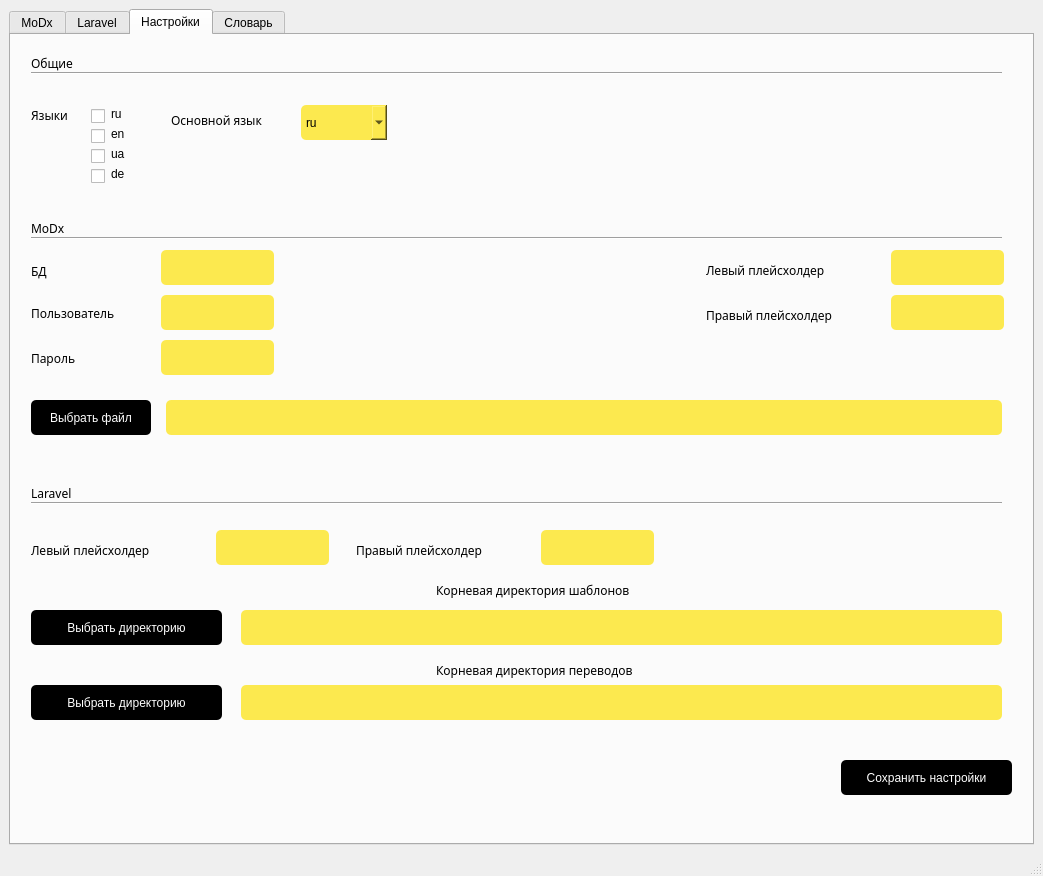
<?xml version="1.0" encoding="UTF-8"?>
<ui version="4.0">
 <class>MainWindow</class>
 <widget class="QMainWindow" name="MainWindow">
  <property name="geometry">
   <rect>
    <x>0</x>
    <y>0</y>
    <width>1043</width>
    <height>876</height>
   </rect>
  </property>
  <property name="windowTitle">
   <string>PyHtmlTranslate</string>
  </property>
  <widget class="QWidget" name="centralwidget">
   <layout class="QVBoxLayout" name="verticalLayout_2">
    <item>
     <layout class="QVBoxLayout" name="verticalLayout">
      <item>
       <widget class="QTabWidget" name="tabWidget">
        <property name="currentIndex">
         <number>2</number>
        </property>
        <widget class="QWidget" name="modx">
         <attribute name="title">
          <string>MoDx</string>
         </attribute>
         <widget class="QPlainTextEdit" name="main_input">
          <property name="geometry">
           <rect>
            <x>18</x>
            <y>60</y>
            <width>981</width>
            <height>471</height>
           </rect>
          </property>
          <property name="styleSheet">
           <string notr="true">border-radius: 10px; 
background-color: #FCE94F;
color: black;
padding-left: 10px;</string>
          </property>
         </widget>
         <widget class="QProgressBar" name="progressBar">
          <property name="geometry">
           <rect>
            <x>140</x>
            <y>555</y>
            <width>856</width>
            <height>36</height>
           </rect>
          </property>
          <property name="palette">
           <palette>
            <active>
             <colorrole role="Text">
              <brush brushstyle="SolidPattern">
               <color alpha="255">
                <red>255</red>
                <green>255</green>
                <blue>255</blue>
               </color>
              </brush>
             </colorrole>
             <colorrole role="Highlight">
              <brush brushstyle="SolidPattern">
               <color alpha="255">
                <red>0</red>
                <green>0</green>
                <blue>0</blue>
               </color>
              </brush>
             </colorrole>
             <colorrole role="PlaceholderText">
              <brush brushstyle="NoBrush">
               <color alpha="128">
                <red>255</red>
                <green>255</green>
                <blue>255</blue>
               </color>
              </brush>
             </colorrole>
            </active>
            <inactive>
             <colorrole role="Text">
              <brush brushstyle="SolidPattern">
               <color alpha="255">
                <red>255</red>
                <green>255</green>
                <blue>255</blue>
               </color>
              </brush>
             </colorrole>
             <colorrole role="Highlight">
              <brush brushstyle="SolidPattern">
               <color alpha="255">
                <red>0</red>
                <green>0</green>
                <blue>0</blue>
               </color>
              </brush>
             </colorrole>
             <colorrole role="PlaceholderText">
              <brush brushstyle="NoBrush">
               <color alpha="128">
                <red>255</red>
                <green>255</green>
                <blue>255</blue>
               </color>
              </brush>
             </colorrole>
            </inactive>
            <disabled>
             <colorrole role="Text">
              <brush brushstyle="SolidPattern">
               <color alpha="255">
                <red>126</red>
                <green>116</green>
                <blue>39</blue>
               </color>
              </brush>
             </colorrole>
             <colorrole role="Highlight">
              <brush brushstyle="SolidPattern">
               <color alpha="255">
                <red>145</red>
                <green>145</green>
                <blue>145</blue>
               </color>
              </brush>
             </colorrole>
             <colorrole role="PlaceholderText">
              <brush brushstyle="NoBrush">
               <color alpha="128">
                <red>255</red>
                <green>255</green>
                <blue>255</blue>
               </color>
              </brush>
             </colorrole>
            </disabled>
           </palette>
          </property>
          <property name="maximum">
           <number>100</number>
          </property>
          <property name="value">
           <number>0</number>
          </property>
         </widget>
         <widget class="QPushButton" name="btn_run">
          <property name="geometry">
           <rect>
            <x>15</x>
            <y>555</y>
            <width>111</width>
            <height>35</height>
           </rect>
          </property>
          <property name="styleSheet">
           <string notr="true">border-radius: 5px; 
background-color: black;
color: white;</string>
          </property>
          <property name="text">
           <string>Начать</string>
          </property>
         </widget>
         <widget class="QLabel" name="label_8">
          <property name="geometry">
           <rect>
            <x>25</x>
            <y>25</y>
            <width>211</width>
            <height>17</height>
           </rect>
          </property>
          <property name="text">
           <string>Поле ввода HTML фрагмента</string>
          </property>
         </widget>
        </widget>
        <widget class="QWidget" name="laravel">
         <attribute name="title">
          <string>Laravel</string>
         </attribute>
         <widget class="QPushButton" name="btnRunLaravel">
          <property name="geometry">
           <rect>
            <x>15</x>
            <y>35</y>
            <width>111</width>
            <height>35</height>
           </rect>
          </property>
          <property name="styleSheet">
           <string notr="true">border-radius: 5px; 
background-color: black;
color: white;</string>
          </property>
          <property name="text">
           <string>Начать</string>
          </property>
         </widget>
         <widget class="QProgressBar" name="progressBarLaravel">
          <property name="geometry">
           <rect>
            <x>140</x>
            <y>35</y>
            <width>856</width>
            <height>36</height>
           </rect>
          </property>
          <property name="palette">
           <palette>
            <active>
             <colorrole role="Text">
              <brush brushstyle="SolidPattern">
               <color alpha="255">
                <red>255</red>
                <green>255</green>
                <blue>255</blue>
               </color>
              </brush>
             </colorrole>
             <colorrole role="Highlight">
              <brush brushstyle="SolidPattern">
               <color alpha="255">
                <red>0</red>
                <green>0</green>
                <blue>0</blue>
               </color>
              </brush>
             </colorrole>
             <colorrole role="PlaceholderText">
              <brush brushstyle="NoBrush">
               <color alpha="128">
                <red>255</red>
                <green>255</green>
                <blue>255</blue>
               </color>
              </brush>
             </colorrole>
            </active>
            <inactive>
             <colorrole role="Text">
              <brush brushstyle="SolidPattern">
               <color alpha="255">
                <red>255</red>
                <green>255</green>
                <blue>255</blue>
               </color>
              </brush>
             </colorrole>
             <colorrole role="Highlight">
              <brush brushstyle="SolidPattern">
               <color alpha="255">
                <red>0</red>
                <green>0</green>
                <blue>0</blue>
               </color>
              </brush>
             </colorrole>
             <colorrole role="PlaceholderText">
              <brush brushstyle="NoBrush">
               <color alpha="128">
                <red>255</red>
                <green>255</green>
                <blue>255</blue>
               </color>
              </brush>
             </colorrole>
            </inactive>
            <disabled>
             <colorrole role="Text">
              <brush brushstyle="SolidPattern">
               <color alpha="255">
                <red>126</red>
                <green>116</green>
                <blue>39</blue>
               </color>
              </brush>
             </colorrole>
             <colorrole role="Highlight">
              <brush brushstyle="SolidPattern">
               <color alpha="255">
                <red>145</red>
                <green>145</green>
                <blue>145</blue>
               </color>
              </brush>
             </colorrole>
             <colorrole role="PlaceholderText">
              <brush brushstyle="NoBrush">
               <color alpha="128">
                <red>255</red>
                <green>255</green>
                <blue>255</blue>
               </color>
              </brush>
             </colorrole>
            </disabled>
           </palette>
          </property>
          <property name="maximum">
           <number>100</number>
          </property>
          <property name="value">
           <number>0</number>
          </property>
         </widget>
        </widget>
        <widget class="QWidget" name="settings">
         <attribute name="title">
          <string>Настройки</string>
         </attribute>
         <widget class="QPushButton" name="btn_translate_file">
          <property name="geometry">
           <rect>
            <x>20</x>
            <y>365</y>
            <width>120</width>
            <height>35</height>
           </rect>
          </property>
          <property name="styleSheet">
           <string notr="true">border-radius: 5px; 
background-color: black;
color: white;</string>
          </property>
          <property name="text">
           <string>Выбрать файл</string>
          </property>
          <property name="flat">
           <bool>false</bool>
          </property>
         </widget>
         <widget class="QLabel" name="de_l">
          <property name="geometry">
           <rect>
            <x>100</x>
            <y>130</y>
            <width>16</width>
            <height>17</height>
           </rect>
          </property>
          <property name="text">
           <string>de</string>
          </property>
         </widget>
         <widget class="QPushButton" name="btn_save_settings">
          <property name="geometry">
           <rect>
            <x>830</x>
            <y>725</y>
            <width>171</width>
            <height>35</height>
           </rect>
          </property>
          <property name="palette">
           <palette>
            <active>
             <colorrole role="WindowText">
              <brush brushstyle="SolidPattern">
               <color alpha="255">
                <red>255</red>
                <green>255</green>
                <blue>255</blue>
               </color>
              </brush>
             </colorrole>
             <colorrole role="Button">
              <brush brushstyle="SolidPattern">
               <color alpha="255">
                <red>0</red>
                <green>0</green>
                <blue>0</blue>
               </color>
              </brush>
             </colorrole>
             <colorrole role="Text">
              <brush brushstyle="SolidPattern">
               <color alpha="255">
                <red>255</red>
                <green>255</green>
                <blue>255</blue>
               </color>
              </brush>
             </colorrole>
             <colorrole role="ButtonText">
              <brush brushstyle="SolidPattern">
               <color alpha="255">
                <red>255</red>
                <green>255</green>
                <blue>255</blue>
               </color>
              </brush>
             </colorrole>
             <colorrole role="Base">
              <brush brushstyle="SolidPattern">
               <color alpha="255">
                <red>0</red>
                <green>0</green>
                <blue>0</blue>
               </color>
              </brush>
             </colorrole>
             <colorrole role="Window">
              <brush brushstyle="SolidPattern">
               <color alpha="255">
                <red>0</red>
                <green>0</green>
                <blue>0</blue>
               </color>
              </brush>
             </colorrole>
             <colorrole role="PlaceholderText">
              <brush brushstyle="NoBrush">
               <color alpha="128">
                <red>255</red>
                <green>255</green>
                <blue>255</blue>
               </color>
              </brush>
             </colorrole>
            </active>
            <inactive>
             <colorrole role="WindowText">
              <brush brushstyle="SolidPattern">
               <color alpha="255">
                <red>255</red>
                <green>255</green>
                <blue>255</blue>
               </color>
              </brush>
             </colorrole>
             <colorrole role="Button">
              <brush brushstyle="SolidPattern">
               <color alpha="255">
                <red>0</red>
                <green>0</green>
                <blue>0</blue>
               </color>
              </brush>
             </colorrole>
             <colorrole role="Text">
              <brush brushstyle="SolidPattern">
               <color alpha="255">
                <red>255</red>
                <green>255</green>
                <blue>255</blue>
               </color>
              </brush>
             </colorrole>
             <colorrole role="ButtonText">
              <brush brushstyle="SolidPattern">
               <color alpha="255">
                <red>255</red>
                <green>255</green>
                <blue>255</blue>
               </color>
              </brush>
             </colorrole>
             <colorrole role="Base">
              <brush brushstyle="SolidPattern">
               <color alpha="255">
                <red>0</red>
                <green>0</green>
                <blue>0</blue>
               </color>
              </brush>
             </colorrole>
             <colorrole role="Window">
              <brush brushstyle="SolidPattern">
               <color alpha="255">
                <red>0</red>
                <green>0</green>
                <blue>0</blue>
               </color>
              </brush>
             </colorrole>
             <colorrole role="PlaceholderText">
              <brush brushstyle="NoBrush">
               <color alpha="128">
                <red>255</red>
                <green>255</green>
                <blue>255</blue>
               </color>
              </brush>
             </colorrole>
            </inactive>
            <disabled>
             <colorrole role="WindowText">
              <brush brushstyle="SolidPattern">
               <color alpha="255">
                <red>255</red>
                <green>255</green>
                <blue>255</blue>
               </color>
              </brush>
             </colorrole>
             <colorrole role="Button">
              <brush brushstyle="SolidPattern">
               <color alpha="255">
                <red>0</red>
                <green>0</green>
                <blue>0</blue>
               </color>
              </brush>
             </colorrole>
             <colorrole role="Text">
              <brush brushstyle="SolidPattern">
               <color alpha="255">
                <red>255</red>
                <green>255</green>
                <blue>255</blue>
               </color>
              </brush>
             </colorrole>
             <colorrole role="ButtonText">
              <brush brushstyle="SolidPattern">
               <color alpha="255">
                <red>255</red>
                <green>255</green>
                <blue>255</blue>
               </color>
              </brush>
             </colorrole>
             <colorrole role="Base">
              <brush brushstyle="SolidPattern">
               <color alpha="255">
                <red>0</red>
                <green>0</green>
                <blue>0</blue>
               </color>
              </brush>
             </colorrole>
             <colorrole role="Window">
              <brush brushstyle="SolidPattern">
               <color alpha="255">
                <red>0</red>
                <green>0</green>
                <blue>0</blue>
               </color>
              </brush>
             </colorrole>
             <colorrole role="PlaceholderText">
              <brush brushstyle="NoBrush">
               <color alpha="128">
                <red>255</red>
                <green>255</green>
                <blue>255</blue>
               </color>
              </brush>
             </colorrole>
            </disabled>
           </palette>
          </property>
          <property name="styleSheet">
           <string notr="true">border-radius: 5px; 
background-color: black;
color: white;</string>
          </property>
          <property name="text">
           <string>Сохранить настройки</string>
          </property>
         </widget>
         <widget class="QLabel" name="en_l">
          <property name="geometry">
           <rect>
            <x>100</x>
            <y>90</y>
            <width>16</width>
            <height>17</height>
           </rect>
          </property>
          <property name="text">
           <string>en</string>
          </property>
         </widget>
         <widget class="QLabel" name="label_2">
          <property name="geometry">
           <rect>
            <x>20</x>
            <y>270</y>
            <width>116</width>
            <height>17</height>
           </rect>
          </property>
          <property name="font">
           <font>
            <family>KacstTitle</family>
           </font>
          </property>
          <property name="text">
           <string>Пользователь</string>
          </property>
         </widget>
         <widget class="QLabel" name="label">
          <property name="geometry">
           <rect>
            <x>20</x>
            <y>226</y>
            <width>67</width>
            <height>21</height>
           </rect>
          </property>
          <property name="font">
           <font>
            <family>KacstTitle</family>
           </font>
          </property>
          <property name="styleSheet">
           <string notr="true">font-style: Arial;</string>
          </property>
          <property name="text">
           <string>БД</string>
          </property>
         </widget>
         <widget class="QComboBox" name="main_lang">
          <property name="geometry">
           <rect>
            <x>290</x>
            <y>70</y>
            <width>86</width>
            <height>35</height>
           </rect>
          </property>
          <property name="styleSheet">
           <string notr="true">border-radius: 5px; 
background-color: #FCE94F;
color: black;</string>
          </property>
          <item>
           <property name="text">
            <string>ru</string>
           </property>
          </item>
          <item>
           <property name="text">
            <string>en</string>
           </property>
          </item>
          <item>
           <property name="text">
            <string>ua</string>
           </property>
          </item>
          <item>
           <property name="text">
            <string>de</string>
           </property>
          </item>
         </widget>
         <widget class="QLineEdit" name="db_user">
          <property name="geometry">
           <rect>
            <x>150</x>
            <y>260</y>
            <width>113</width>
            <height>35</height>
           </rect>
          </property>
          <property name="styleSheet">
           <string notr="true">border-radius: 5px; 
background-color: #FCE94F;
color: black;
padding-left: 5px;
padding-right: 5px;</string>
          </property>
         </widget>
         <widget class="QLabel" name="label_5">
          <property name="geometry">
           <rect>
            <x>160</x>
            <y>75</y>
            <width>121</width>
            <height>21</height>
           </rect>
          </property>
          <property name="font">
           <font>
            <family>KacstTitle</family>
           </font>
          </property>
          <property name="text">
           <string>Основной язык</string>
          </property>
         </widget>
         <widget class="QLabel" name="ru_l">
          <property name="geometry">
           <rect>
            <x>100</x>
            <y>70</y>
            <width>16</width>
            <height>17</height>
           </rect>
          </property>
          <property name="text">
           <string>ru</string>
          </property>
         </widget>
         <widget class="QCheckBox" name="uk">
          <property name="geometry">
           <rect>
            <x>80</x>
            <y>110</y>
            <width>16</width>
            <height>23</height>
           </rect>
          </property>
          <property name="text">
           <string/>
          </property>
         </widget>
         <widget class="QLabel" name="label_4">
          <property name="geometry">
           <rect>
            <x>20</x>
            <y>70</y>
            <width>51</width>
            <height>21</height>
           </rect>
          </property>
          <property name="font">
           <font>
            <family>KacstTitle</family>
           </font>
          </property>
          <property name="text">
           <string>Языки</string>
          </property>
         </widget>
         <widget class="QLineEdit" name="db_pass">
          <property name="geometry">
           <rect>
            <x>150</x>
            <y>305</y>
            <width>113</width>
            <height>35</height>
           </rect>
          </property>
          <property name="styleSheet">
           <string notr="true">border-radius: 5px; 
background-color: #FCE94F;
color: black;
padding-left: 5px;
padding-right: 5px;</string>
          </property>
         </widget>
         <widget class="QLabel" name="ua_l">
          <property name="geometry">
           <rect>
            <x>100</x>
            <y>110</y>
            <width>16</width>
            <height>17</height>
           </rect>
          </property>
          <property name="text">
           <string>ua</string>
          </property>
         </widget>
         <widget class="QLabel" name="label_3">
          <property name="geometry">
           <rect>
            <x>20</x>
            <y>315</y>
            <width>67</width>
            <height>17</height>
           </rect>
          </property>
          <property name="font">
           <font>
            <family>KacstTitle</family>
           </font>
          </property>
          <property name="text">
           <string>Пароль</string>
          </property>
         </widget>
         <widget class="QLabel" name="label_6">
          <property name="geometry">
           <rect>
            <x>695</x>
            <y>225</y>
            <width>171</width>
            <height>21</height>
           </rect>
          </property>
          <property name="font">
           <font>
            <family>KacstTitle</family>
           </font>
          </property>
          <property name="text">
           <string>Левый плейсхолдер</string>
          </property>
         </widget>
         <widget class="QCheckBox" name="en">
          <property name="geometry">
           <rect>
            <x>80</x>
            <y>90</y>
            <width>16</width>
            <height>23</height>
           </rect>
          </property>
          <property name="text">
           <string/>
          </property>
         </widget>
         <widget class="QLineEdit" name="db_name">
          <property name="geometry">
           <rect>
            <x>150</x>
            <y>215</y>
            <width>113</width>
            <height>35</height>
           </rect>
          </property>
          <property name="styleSheet">
           <string notr="true">border-radius: 5px; 
background-color: #FCE94F;
color: black;
padding-left: 5px;
padding-right: 5px;</string>
          </property>
         </widget>
         <widget class="QLineEdit" name="r_placeholder">
          <property name="geometry">
           <rect>
            <x>880</x>
            <y>260</y>
            <width>113</width>
            <height>35</height>
           </rect>
          </property>
          <property name="styleSheet">
           <string notr="true">border-radius: 5px; 
background-color: #FCE94F;
color: black;
padding-left: 5px;
padding-right: 5px;</string>
          </property>
         </widget>
         <widget class="QLabel" name="label_7">
          <property name="geometry">
           <rect>
            <x>695</x>
            <y>270</y>
            <width>176</width>
            <height>21</height>
           </rect>
          </property>
          <property name="font">
           <font>
            <family>KacstTitle</family>
           </font>
          </property>
          <property name="text">
           <string>Правый плейсхолдер</string>
          </property>
         </widget>
         <widget class="QLineEdit" name="l_placeholder">
          <property name="geometry">
           <rect>
            <x>880</x>
            <y>215</y>
            <width>113</width>
            <height>35</height>
           </rect>
          </property>
          <property name="styleSheet">
           <string notr="true">border-radius: 5px; 
background-color: #FCE94F;
color: black;
padding-left: 5px;
padding-right: 5px;</string>
          </property>
         </widget>
         <widget class="QCheckBox" name="de">
          <property name="geometry">
           <rect>
            <x>80</x>
            <y>130</y>
            <width>16</width>
            <height>23</height>
           </rect>
          </property>
          <property name="text">
           <string/>
          </property>
         </widget>
         <widget class="QCheckBox" name="ru">
          <property name="geometry">
           <rect>
            <x>80</x>
            <y>70</y>
            <width>16</width>
            <height>23</height>
           </rect>
          </property>
          <property name="text">
           <string/>
          </property>
         </widget>
         <widget class="QLineEdit" name="file_path">
          <property name="geometry">
           <rect>
            <x>155</x>
            <y>365</y>
            <width>836</width>
            <height>35</height>
           </rect>
          </property>
          <property name="styleSheet">
           <string notr="true">border-radius: 5px; 
background-color: #FCE94F;
color: black;
padding-left: 5px;
padding-right: 5px;</string>
          </property>
         </widget>
         <widget class="QLabel" name="label_9">
          <property name="geometry">
           <rect>
            <x>20</x>
            <y>185</y>
            <width>66</width>
            <height>17</height>
           </rect>
          </property>
          <property name="font">
           <font>
            <family>KacstTitle</family>
           </font>
          </property>
          <property name="text">
           <string>MoDx</string>
          </property>
         </widget>
         <widget class="Line" name="line">
          <property name="geometry">
           <rect>
            <x>20</x>
            <y>195</y>
            <width>971</width>
            <height>16</height>
           </rect>
          </property>
          <property name="orientation">
           <enum>Qt::Horizontal</enum>
          </property>
         </widget>
         <widget class="QLabel" name="label_10">
          <property name="geometry">
           <rect>
            <x>20</x>
            <y>450</y>
            <width>66</width>
            <height>17</height>
           </rect>
          </property>
          <property name="font">
           <font>
            <family>KacstTitle</family>
           </font>
          </property>
          <property name="text">
           <string>Laravel</string>
          </property>
         </widget>
         <widget class="Line" name="line_2">
          <property name="geometry">
           <rect>
            <x>20</x>
            <y>460</y>
            <width>971</width>
            <height>16</height>
           </rect>
          </property>
          <property name="orientation">
           <enum>Qt::Horizontal</enum>
          </property>
         </widget>
         <widget class="QLineEdit" name="laravelRootDir">
          <property name="geometry">
           <rect>
            <x>230</x>
            <y>575</y>
            <width>761</width>
            <height>35</height>
           </rect>
          </property>
          <property name="styleSheet">
           <string notr="true">border-radius: 5px; 
background-color: #FCE94F;
color: black;
padding-left: 5px;
padding-right: 5px;</string>
          </property>
         </widget>
         <widget class="QPushButton" name="btnLaravelRoot">
          <property name="geometry">
           <rect>
            <x>20</x>
            <y>575</y>
            <width>191</width>
            <height>35</height>
           </rect>
          </property>
          <property name="styleSheet">
           <string notr="true">border-radius: 5px; 
background-color: black;
color: white;</string>
          </property>
          <property name="text">
           <string>Выбрать директорию</string>
          </property>
          <property name="flat">
           <bool>false</bool>
          </property>
         </widget>
         <widget class="Line" name="line_3">
          <property name="geometry">
           <rect>
            <x>20</x>
            <y>30</y>
            <width>971</width>
            <height>16</height>
           </rect>
          </property>
          <property name="orientation">
           <enum>Qt::Horizontal</enum>
          </property>
         </widget>
         <widget class="QLabel" name="label_11">
          <property name="geometry">
           <rect>
            <x>20</x>
            <y>20</y>
            <width>66</width>
            <height>17</height>
           </rect>
          </property>
          <property name="font">
           <font>
            <family>KacstTitle</family>
           </font>
          </property>
          <property name="text">
           <string>Общие</string>
          </property>
         </widget>
         <widget class="QLineEdit" name="leftLaravelPlaceholder">
          <property name="geometry">
           <rect>
            <x>205</x>
            <y>495</y>
            <width>113</width>
            <height>35</height>
           </rect>
          </property>
          <property name="styleSheet">
           <string notr="true">border-radius: 5px; 
background-color: #FCE94F;
color: black;
padding-left: 5px;
padding-right: 5px;</string>
          </property>
         </widget>
         <widget class="QLabel" name="label_12">
          <property name="geometry">
           <rect>
            <x>20</x>
            <y>505</y>
            <width>171</width>
            <height>21</height>
           </rect>
          </property>
          <property name="font">
           <font>
            <family>KacstTitle</family>
           </font>
          </property>
          <property name="text">
           <string>Левый плейсхолдер</string>
          </property>
         </widget>
         <widget class="QLabel" name="label_13">
          <property name="geometry">
           <rect>
            <x>345</x>
            <y>505</y>
            <width>176</width>
            <height>21</height>
           </rect>
          </property>
          <property name="font">
           <font>
            <family>KacstTitle</family>
           </font>
          </property>
          <property name="text">
           <string>Правый плейсхолдер</string>
          </property>
         </widget>
         <widget class="QLineEdit" name="rightLaravelPlaceholder">
          <property name="geometry">
           <rect>
            <x>530</x>
            <y>495</y>
            <width>113</width>
            <height>35</height>
           </rect>
          </property>
          <property name="styleSheet">
           <string notr="true">border-radius: 5px; 
background-color: #FCE94F;
color: black;
padding-left: 5px;
padding-right: 5px;</string>
          </property>
         </widget>
         <widget class="QLineEdit" name="laravelRootDirLang">
          <property name="geometry">
           <rect>
            <x>230</x>
            <y>650</y>
            <width>761</width>
            <height>35</height>
           </rect>
          </property>
          <property name="styleSheet">
           <string notr="true">border-radius: 5px; 
background-color: #FCE94F;
color: black;
padding-left: 5px;
padding-right: 5px;</string>
          </property>
         </widget>
         <widget class="QPushButton" name="btnLaravelRootLang">
          <property name="geometry">
           <rect>
            <x>20</x>
            <y>650</y>
            <width>191</width>
            <height>35</height>
           </rect>
          </property>
          <property name="styleSheet">
           <string notr="true">border-radius: 5px; 
background-color: black;
color: white;</string>
          </property>
          <property name="text">
           <string>Выбрать директорию</string>
          </property>
          <property name="flat">
           <bool>false</bool>
          </property>
         </widget>
         <widget class="QLabel" name="label_14">
          <property name="geometry">
           <rect>
            <x>425</x>
            <y>545</y>
            <width>266</width>
            <height>21</height>
           </rect>
          </property>
          <property name="font">
           <font>
            <family>KacstTitle</family>
           </font>
          </property>
          <property name="text">
           <string>Корневая директория шаблонов</string>
          </property>
         </widget>
         <widget class="QLabel" name="label_15">
          <property name="geometry">
           <rect>
            <x>425</x>
            <y>625</y>
            <width>266</width>
            <height>21</height>
           </rect>
          </property>
          <property name="font">
           <font>
            <family>KacstTitle</family>
           </font>
          </property>
          <property name="text">
           <string>Корневая директория переводов</string>
          </property>
         </widget>
        </widget>
        <widget class="QWidget" name="vocabulary">
         <attribute name="title">
          <string>Словарь</string>
         </attribute>
         <widget class="QWidget" name="verticalLayoutWidget">
          <property name="geometry">
           <rect>
            <x>5</x>
            <y>60</y>
            <width>1006</width>
            <height>41</height>
           </rect>
          </property>
          <layout class="QVBoxLayout" name="tableHeaderLayout"/>
         </widget>
         <widget class="QPushButton" name="addTranslate">
          <property name="geometry">
           <rect>
            <x>905</x>
            <y>10</y>
            <width>111</width>
            <height>35</height>
           </rect>
          </property>
          <property name="styleSheet">
           <string notr="true">border-radius: 5px; 
background-color: black;
color: white;</string>
          </property>
          <property name="text">
           <string>Добавить</string>
          </property>
         </widget>
         <widget class="QScrollArea" name="scrollArea">
          <property name="geometry">
           <rect>
            <x>5</x>
            <y>110</y>
            <width>1006</width>
            <height>631</height>
           </rect>
          </property>
          <property name="widgetResizable">
           <bool>true</bool>
          </property>
          <widget class="QWidget" name="scrollAreaWidgetContents_2">
           <property name="geometry">
            <rect>
             <x>0</x>
             <y>0</y>
             <width>1004</width>
             <height>629</height>
            </rect>
           </property>
          </widget>
         </widget>
         <widget class="QWidget" name="verticalLayoutWidget_3">
          <property name="geometry">
           <rect>
            <x>5</x>
            <y>750</y>
            <width>1006</width>
            <height>26</height>
           </rect>
          </property>
          <layout class="QVBoxLayout" name="vocabularyLayout"/>
         </widget>
        </widget>
       </widget>
      </item>
     </layout>
    </item>
   </layout>
  </widget>
  <widget class="QMenuBar" name="menubar">
   <property name="geometry">
    <rect>
     <x>0</x>
     <y>0</y>
     <width>1043</width>
     <height>22</height>
    </rect>
   </property>
  </widget>
  <widget class="QStatusBar" name="statusbar"/>
 </widget>
 <resources/>
 <connections/>
</ui>
